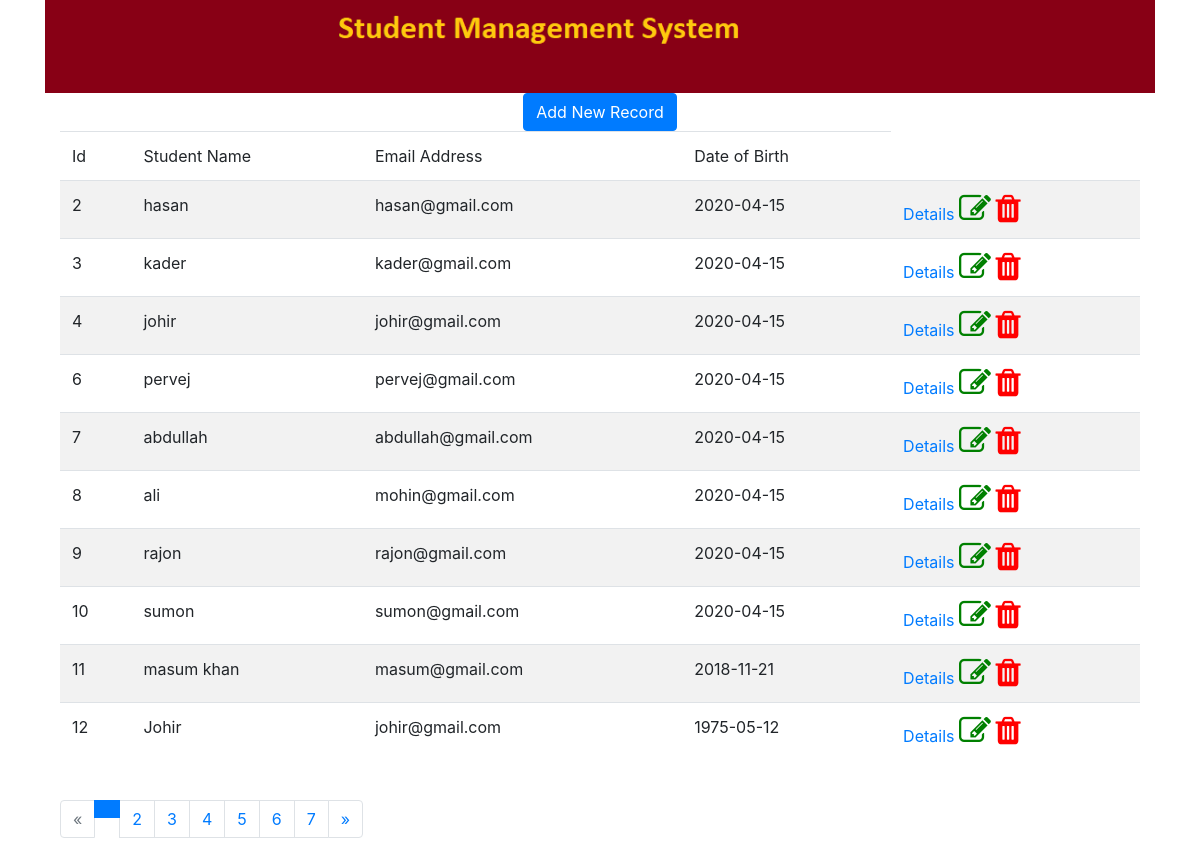
Page /list/ on the committed database.
### Lesson3App/models.py (models this page shows, shortened)
class Student(models.Model):
    id=models.AutoField(primary_key=True)
    name=models.CharField(max_length=100)
    email=models.EmailField(blank=True)
    dob=models.DateField(default=datetime.now,blank=True)

### Lesson3App/views.py (the view)
# urls.py: path('list/', views.list,name='listall'),
def list(request):
    std=Student.objects.all()
    paginator=Paginator(std,10)
    page=request.GET.get('page')
    students=paginator.get_page(page)
    context={'students':students,'title':'List'}
    return render(request,'list.html',context)

### Lesson3App/templates/list.html (shortened to what this page needs)
{% load static %}
<!DOCTYPE html>
<html lang="en">
<head>
    <link rel="stylesheet" href="https://stackpath.bootstrapcdn.com/bootstrap/4.5.0/css/bootstrap.min.css">
    <link rel="stylesheet" href="https://stackpath.bootstrapcdn.com/font-awesome/4.7.0/css/font-awesome.min.css">
</head>
<body>
    <div class="container">
    <div>
        <img src="{% static '/images/Banner.png'%}" alt="No Image" width="100%">
    </div>
    <center><a href="#" class="btn btn-primary">Add New Record</a></center>
   <div class="container">
       <table class="table table-striped">
           <thead class="blackhead" >
                <tr>
                    <td>Id</td>
                    <td>Student Name</td>
                    <td>Email Address</td>
                    <td>Date of Birth</td>
                </tr>
           </thead>
           <tbody>
                {% for std in students %}
                <tr>
                    <td>{{std.id}}</td>
                    <td>{{std.name}}</td>
                    <td>{{std.email}}</td>
                    <td>{{std.dob|date:'Y-m-d'}}</td>
                    <td>
                        <a href="#"><span>Details</span></a>
                        <a href="#"><i class="fa fa-edit" style="font-size:32px;color:green"></i></a>
                        <a href="#"><i class="fa fa-trash" style="font-size:32px;color:red"></i></a>
                    </td>
                </tr>
                {% endfor %}
           </tbody>
       </table>
       <br>
       <nav aria-label="Page navigation">
           <ul class="pagination justify-content-left">
               {% if students.has_previous %}
               <li class="page-item"><a class="page-link" href="?page={{ students.previous_page_number }}">&laquo;</a></li>
               {% else %}
               <li class="page-item disabled"><a class="page-link" href="#">&laquo;</a></li>
               {% endif %}
               {% for i in students.paginator.page_range %}
                    {% if students.number == i %}
                            <li class="page-item active"><a class="page-link" href="#"><span class="sr-only">(current)</span></a></li>
                   {% else %}
                             <li class="page-item "><a class="page-link" href="?page={{ i }}">{{ i }}</a></li>
                   {% endif %}
                {% endfor %}
                {% if students.has_next %}
                <li class="page-item "><a class="page-link" href="?page={{ students.next_page_number }}">&raquo;</a></li>
                {% else %}
                <li class="page-item disabled "><a class="page-link" href="#">&raquo;</a></li>
                {% endif %}
           </ul>
       </nav>
   </div>
</div>
</body>
</html>

### rows in the picture
Student: id "2", name "hasan", email "hasan@gmail.com", dob "2020-04-15"
Student: id "3", name "kader", email "kader@gmail.com", dob "2020-04-15"
Student: id "4", name "johir", email "johir@gmail.com", dob "2020-04-15"
Student: id "6", name "pervej", email "pervej@gmail.com", dob "2020-04-15"
Student: id "7", name "abdullah", email "abdullah@gmail.com", dob "2020-04-15"
Student: id "8", name "ali", email "mohin@gmail.com", dob "2020-04-15"
Student: id "9", name "rajon", email "rajon@gmail.com", dob "2020-04-15"
Student: id "10", name "sumon", email "sumon@gmail.com", dob "2020-04-15"
Student: id "11", name "masum khan", email "masum@gmail.com", dob "2018-11-21"
Student: id "12", name "Johir", email "johir@gmail.com", dob "1975-05-12"

### other values in the picture
{{ i }} "2" "3" "4" "5" "6" "7"
